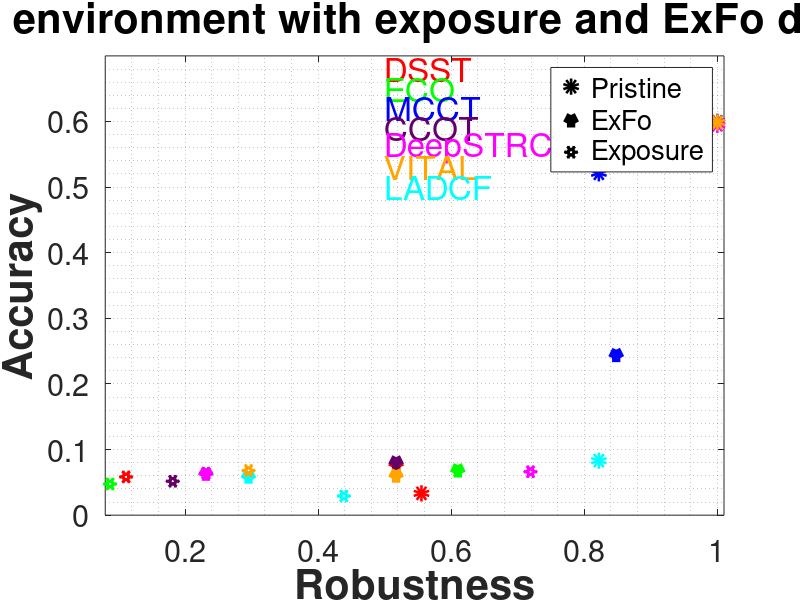

Source code (MATLAB): (Note: this script raises an error after producing the figure.)
clc
close all
clear all
%graficando los resultados para OUTDOOR

%red        DSST
% blue      MCCT
% green     ECO
%black      CCOT k
%magenta    DeepSTRCF m
%cyan     LADCF c

%  o  pristine
%  ^  ExFo
%  h  exposure
%%
plot(-1, 0,'ok','LineWidth',6)
hold on
plot(-1, 0,'^k','LineWidth',6)
plot(-1, 0,'hk','LineWidth',6)
%ECO
plot(0.8219, 0.6198,'og','LineWidth',6)
plot(0.6099, 0.0701,'^g','LineWidth',6)
plot(0.0872, 0.0475,'hg','LineWidth',6)
axis([0.08 1.01 0 0.7])
set(gca,'FontSize',22)
title ('Outdoor environment with exposure and ExFo distortions','FontSize',30,'FontWeight','bold')
hold on
grid minor
xlabel('Robustness','FontSize',30,'FontWeight','bold');
ylabel ('Accuracy','FontSize',30,'FontWeight','bold');

%DSST
plot(0.5553, 0.0332,'or','LineWidth',6)
plot(0.5172, 0.0793,'^r','LineWidth',6)
plot(0.1113,0.0583,'hr','LineWidth',6)
%MCCT
plot(0.8219, 0.5211,'ob','LineWidth',6)
plot(0.848, 0.2459,'^b','LineWidth',6)
plot(0.2314,0.0639,'hb','LineWidth',6)
% CCOT
plot(1, 0.5995,'o','Color',[102/255 0/255 102/255],'LineWidth',6)
plot(0.5172, 0.0822,'^','Color',[102/255 0/255 102/255],'LineWidth',6)
plot(0.1814, 0.0517,'h','Color',[102/255 0/255 102/255],'LineWidth',6)
% DeepSTRCF
plot(1,0.595,'om','LineWidth',6)
plot(0.7192,0.0662,'hm','LineWidth',6)
plot(0.2314,0.065,'^m','LineWidth',6)
% LADCF
plot(0.8219,0.0831,'oc','LineWidth',6)
plot(0.4386,0.0292,'hc','LineWidth',6)
plot(0.2954,0.0607,'^c','LineWidth',6)
%VITAL
plot(1, 0.5986,'o','Color',[255/255 165/255 0/255],'LineWidth',6)
plot(0.5172, 0.0622,'^','Color',[255/255 165/255 0/255],'LineWidth',6)
plot(0.2954, 0.068,'h','Color',[255/255 165/255 0/255],'LineWidth',6)


text(0.5,0.68,'DSST','Color','red','FontSize',24)
text(0.5,0.65,'ECO','Color','green','FontSize',24)
text(0.5,0.62,'MCCT','Color','blue','FontSize',24)
text(0.5,0.59,'CCOT','Color',[102/255 0/255 102/255],'FontSize',24)
text(0.5,0.56,'DeepSTRCF','Color','magenta','FontSize',24)
text(0.5,0.53,'VITAL','Color',[255/255 165/255 0/255],'FontSize',24)
text(0.5,0.50,'LADCF','Color','cyan','FontSize',24)


lgd=legend ({'Pristine', 'ExFo','Exposure'});
lgd.FontSize = 24;
set(lgd,'location','best')